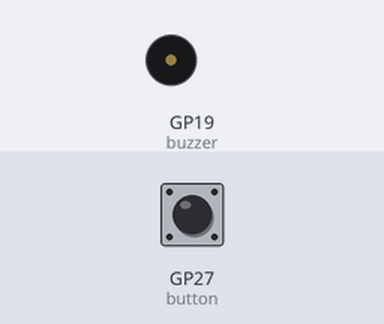
This program was run on a simulated Raspberry Pi Pico running MicroPython. Shown: buzzer (waves = sounding, pin HIGH). The inputs (shaded band) are chosen by the test bench; at power-on: GP27 (button) HIGH.

Above: at 1.2 s.
1.3 s: GP27 (button) pulled LOW for 0.15 s
At 1.38 s:
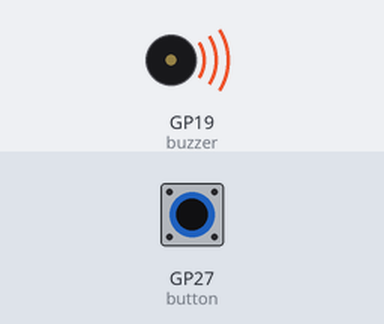
2.9 s: GP27 (button) pulled LOW for 3.2 s
At 7.1 s:
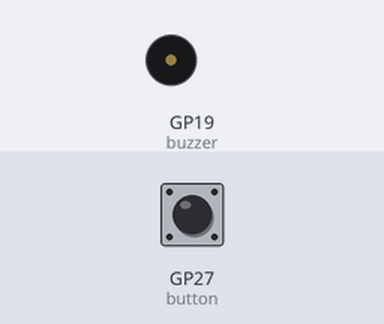
Timing chart, 0 to 8.6 s (numbered marks = the images above; inputs shaded):
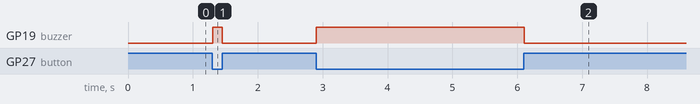

The program:

004-active-buzzer.py
```python
from machine import Pin
import time

# this pin is connected to a transistor
buzzer = Pin(19, Pin.OUT)

button = Pin(27, Pin.IN, Pin.PULL_UP)

while True:
    if button.value() == 0:
        buzzer.on()
    else:
        buzzer.off()
    time.sleep_ms(10)
```

Measured:
- after the input at 1.3 s, GP19 (buzzer): LOW → HIGH at once, → LOW 0.15 s later
- after the input at 2.9 s, GP19 (buzzer): LOW → HIGH at once, → LOW 3.2 s later
